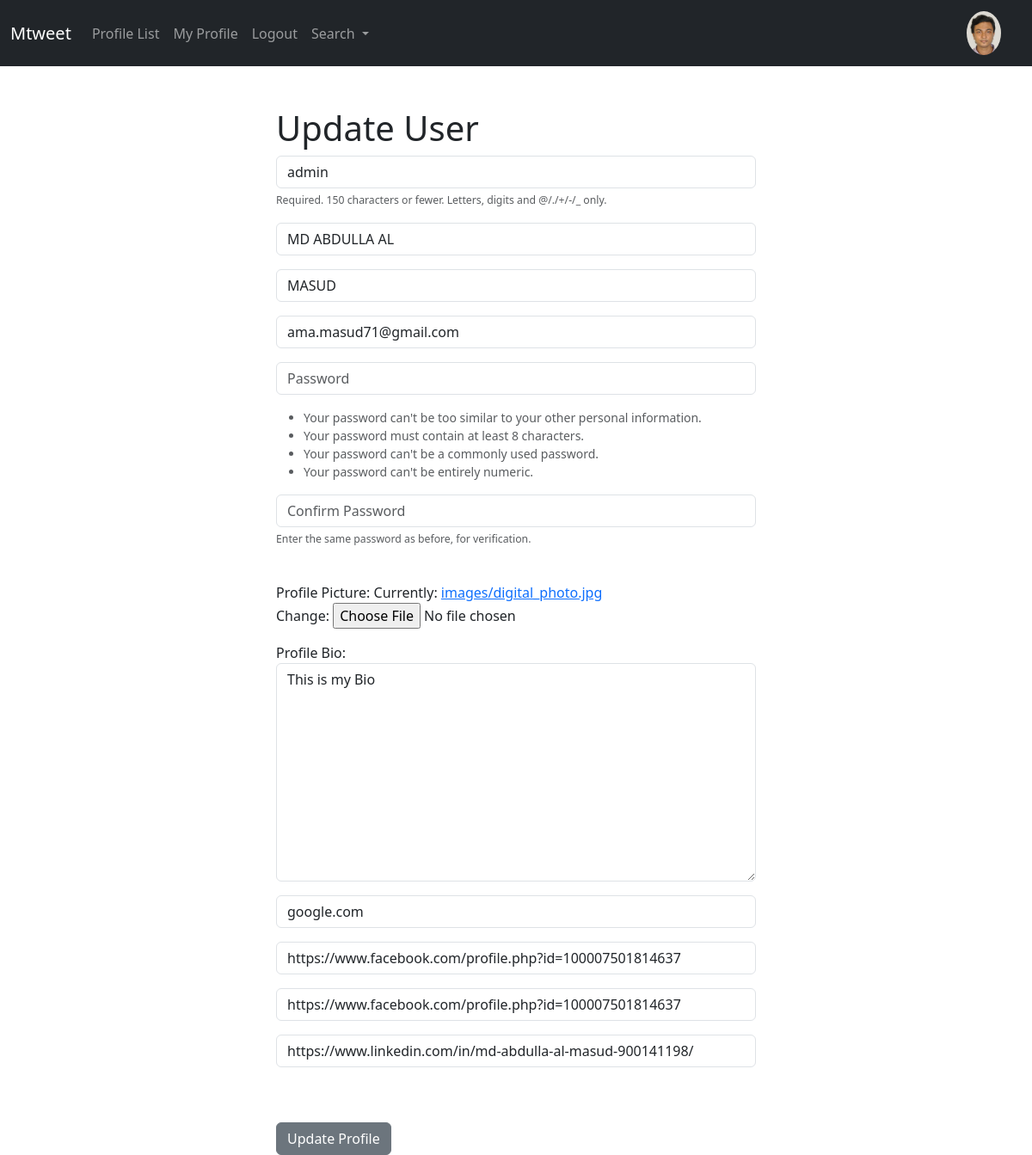
/update_user/ (signed in), run on the app's committed database.
### Mtweet/models.py (models this page shows, shortened)
class Profile(models.Model):
    user = models.OneToOneField(User, on_delete=models.CASCADE)
    follows = models.ManyToManyField("self",related_name="followed_by",symmetrical=False,blank = True)
    date_modified = models.DateTimeField(User, auto_now=True)
    profile_image= models.ImageField(null=True, blank=True, upload_to="images/")
    profile_bio = models.CharField(null=True, blank=True,max_length=500)
    homepage_link = models.CharField(null=True, blank=True,max_length=100)
    facebook_link= models.CharField(null=True, blank=True,max_length=100)
    instagram_link= models.CharField(null=True, blank=True,max_length=100)
    linkedin_link= models.CharField(null=True, blank=True,max_length=100)

### Mtweet/views.py (the view)
# urls.py: path('update_user/', views.update_user, name='update_user'),
def update_user(request):
    if request.user.is_authenticated:
        current_user= User.objects.get(id=request.user.id)
        profile_user = Profile.objects.get(user__id=request.user.id)
        user_form = SignUpForm(request.POST or None,request.FILES or None, instance= current_user)
        profile_form = ProfilePicForm(request.POST or None, request.FILES or None, instance= profile_user)
        if user_form.is_valid() and profile_form.is_valid:
            user_form.save()
            profile_form.save()
            login(request, current_user)
            messages.success(request, ("You Profile Has Been Updated...."))
            return redirect('home')
        return render(request, "update_user.html", {'user_form': user_form, 'profile_form': profile_form})
    else:
        messages.success(request, ("You Must Be Loggedin To View That Page...."))
        return redirect('home')

### Mtweet/forms.py
class ProfilePicForm(forms.ModelForm):
    profile_image= forms.ImageField(label= "Profile Picture")
    profile_bio = forms.CharField(label="Profile Bio",widget = forms.Textarea(attrs={'class': 'form-control', 'placeholder':'Profile Bio'}))
    homepage_link =forms.CharField(label="",widget = forms.TextInput(attrs={'class': 'form-control', 'placeholder':'Website Link'}))
    facebook_link = forms.CharField(label="",widget = forms.TextInput(attrs={'class': 'form-control', 'placeholder':'Facebook Link'}))
    instagram_link= forms.CharField(label="",widget = forms.TextInput(attrs={'class': 'form-control', 'placeholder':'Instagram Link'}))
    linkedin_link= forms.CharField(label="",widget = forms.TextInput(attrs={'class': 'form-control', 'placeholder':'Linkedin Link'}))
    class Meta:
        model = Profile
        fields =('profile_image','profile_bio', 'homepage_link','facebook_link', 'instagram_link', 'linkedin_link' )

### Mtweet/templates/update_user.html (shortened to what this page needs)
{% extends 'base.html' %}
{% block content %}
<div class="col-md-6   offset-md-3">
    <h1> Update User </h1>
<form method="POST" action="" enctype="multipart/form-data">
        {{ user_form.as_p }}
        <br>
        {{ profile_form.as_p }}
        <br>
        <br>
        <button type="submit" class="btn btn-secondary">Update Profile </button>
</form>
</div>
{% endblock %}

### Mtweet/templates/navbar.html (shortened to what this page needs)
{% load static %}
<nav class="navbar navbar-expand-lg navbar-dark bg-dark">
    <div class="container-fluid">
      <a class="navbar-brand" href="{% url 'home' %}">Mtweet</a>
      <div class="collapse navbar-collapse" id="navbarSupportedContent">
        <ul class="navbar-nav me-auto mb-2 mb-lg-0">
          <li class="nav-item">
            <a class="nav-link"
             href="{% url 'profile_list' %}">Profile List</a>
          </li>
          {% if request.user.is_authenticated %}
          <li class="nav-item">
            <a class="nav-link"
             href="{% url 'profile'  request.user.id %}"> My Profile</a>
          </li>
          <li class="nav-item">
            <a class="nav-link"
             href="{% url 'logout' %}"> Logout</a>
          </li>
          {% endif %}
          <li class="nav-item dropdown">
            <a class="nav-link dropdown-toggle" href="#" role="button" data-bs-toggle="dropdown" aria-expanded="false">
              Search
            </a>
          </li>
        </ul>
         {% if user.is_authenticated %}
            <ul class="navbar-nav  ml-auto">
              <li class="nav-link  navbar-brand">
               <a href="{% url 'profile'  request.user.id %}">
              {% if user.profile.profile_image %}
                <img src="{{ user.profile.profile_image.url }}"  class="rounded-circle" alt=""
                width=40 >
              {% else %}
                 <img src="{% static 'images/Masud_photo.jpg' %}" class="img-fluid rounded-circle" width= 40 alt="Profile Image" >
              {% endif %}
              </a>
              </li>
            </ul>
         {% endif %}
      </div>
    </div>
  </nav>

### data on the page
Profile: profile_bio "This is my Bio", homepage_link "google.com", facebook_link "https://www.facebook.com/profile.php?id=100007501814637", instagram_link "https://www.facebook.com/profile.php?id=100007501814637", linkedin_link "https://www.linkedin.com/in/md-abdulla-al-masud-900141198/"
